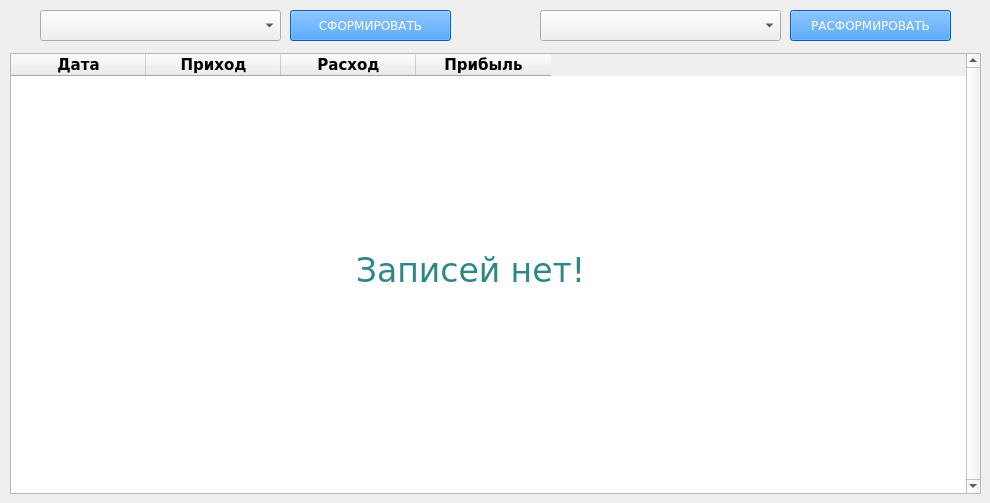
    <widget class="QWidget" name="balances">
     <attribute name="title">
      <string>Балансы</string>
     </attribute>
     <widget class="QComboBox" name="delete_balance_combo">
      <property name="geometry">
       <rect>
        <x>540</x>
        <y>10</y>
        <width>241</width>
        <height>31</height>
       </rect>
      </property>
      <property name="font">
       <font>
        <family>Verdana</family>
        <pointsize>10</pointsize>
       </font>
      </property>
     </widget>
     <widget class="QTableWidget" name="balances_table">
      <property name="enabled">
       <bool>true</bool>
      </property>
      <property name="geometry">
       <rect>
        <x>10</x>
        <y>53</y>
        <width>971</width>
        <height>441</height>
       </rect>
      </property>
      <property name="font">
       <font>
        <family>Verdana</family>
        <pointsize>11</pointsize>
       </font>
      </property>
      <property name="verticalScrollBarPolicy">
       <enum>Qt::ScrollBarAlwaysOn</enum>
      </property>
      <property name="gridStyle">
       <enum>Qt::SolidLine</enum>
      </property>
      <property name="sortingEnabled">
       <bool>true</bool>
      </property>
      <attribute name="horizontalHeaderMinimumSectionSize">
       <number>50</number>
      </attribute>
      <attribute name="horizontalHeaderDefaultSectionSize">
       <number>135</number>
      </attribute>
      <attribute name="horizontalHeaderHighlightSections">
       <bool>false</bool>
      </attribute>
      <attribute name="horizontalHeaderShowSortIndicator" stdset="0">
       <bool>true</bool>
      </attribute>
      <attribute name="verticalHeaderDefaultSectionSize">
       <number>35</number>
      </attribute>
      <attribute name="verticalHeaderHighlightSections">
       <bool>false</bool>
      </attribute>
      <column>
       <property name="text">
        <string>Дата</string>
       </property>
       <property name="font">
        <font>
         <family>Verdana</family>
         <pointsize>11</pointsize>
         <weight>75</weight>
         <bold>true</bold>
        </font>
       </property>
       <property name="textAlignment">
        <set>AlignCenter</set>
       </property>
      </column>
      <column>
       <property name="text">
        <string>Приход</string>
       </property>
       <property name="font">
        <font>
         <family>Verdana</family>
         <pointsize>11</pointsize>
         <weight>75</weight>
         <bold>true</bold>
        </font>
       </property>
       <property name="textAlignment">
        <set>AlignCenter</set>
       </property>
      </column>
      <column>
       <property name="text">
        <string>Расход</string>
       </property>
       <property name="font">
        <font>
         <family>Verdana</family>
         <pointsize>11</pointsize>
         <weight>75</weight>
         <bold>true</bold>
        </font>
       </property>
       <property name="textAlignment">
        <set>AlignCenter</set>
       </property>
      </column>
      <column>
       <property name="text">
        <string>Прибыль</string>
       </property>
       <property name="font">
        <font>
         <family>Verdana</family>
         <pointsize>11</pointsize>
         <weight>75</weight>
         <bold>true</bold>
        </font>
       </property>
       <property name="textAlignment">
        <set>AlignCenter</set>
       </property>
      </column>
     </widget>
     <widget class="QLabel" name="no_items_label_2">
      <property name="geometry">
       <rect>
        <x>100</x>
        <y>230</y>
        <width>741</width>
        <height>81</height>
       </rect>
      </property>
      <property name="font">
       <font>
        <family>Verdana</family>
        <pointsize>25</pointsize>
       </font>
      </property>
      <property name="styleSheet">
       <string notr="true">color: rgb(45, 135, 135);</string>
      </property>
      <property name="text">
       <string>Записей нет!</string>
      </property>
      <property name="alignment">
       <set>Qt::AlignCenter</set>
      </property>
     </widget>
     <widget class="QPushButton" name="create_balance_button">
      <property name="geometry">
       <rect>
        <x>290</x>
        <y>10</y>
        <width>161</width>
        <height>31</height>
       </rect>
      </property>
      <property name="font">
       <font>
        <family>Verdana</family>
        <pointsize>9</pointsize>
       </font>
      </property>
      <property name="cursor">
       <cursorShape>PointingHandCursor</cursorShape>
      </property>
      <property name="styleSheet">
       <string notr="true">background-color: rgb(13, 134, 255);
color: rgb(255, 255, 255);</string>
      </property>
      <property name="text">
       <string>СФОРМИРОВАТЬ</string>
      </property>
     </widget>
     <widget class="QPushButton" name="delete_balance_button">
      <property name="geometry">
       <rect>
        <x>790</x>
        <y>10</y>
        <width>161</width>
        <height>31</height>
       </rect>
      </property>
      <property name="font">
       <font>
        <family>Verdana</family>
        <pointsize>9</pointsize>
       </font>
      </property>
      <property name="cursor">
       <cursorShape>PointingHandCursor</cursorShape>
      </property>
      <property name="styleSheet">
       <string notr="true">background-color: rgb(13, 134, 255);
color: rgb(255, 255, 255);</string>
      </property>
      <property name="text">
       <string>РАСФОРМИРОВАТЬ</string>
      </property>
     </widget>
     <widget class="QComboBox" name="delete_balance_combo_2">
      <property name="geometry">
       <rect>
        <x>40</x>
        <y>10</y>
        <width>241</width>
        <height>31</height>
       </rect>
      </property>
      <property name="font">
       <font>
        <family>Verdana</family>
        <pointsize>10</pointsize>
       </font>
      </property>
     </widget>
    </widget>
